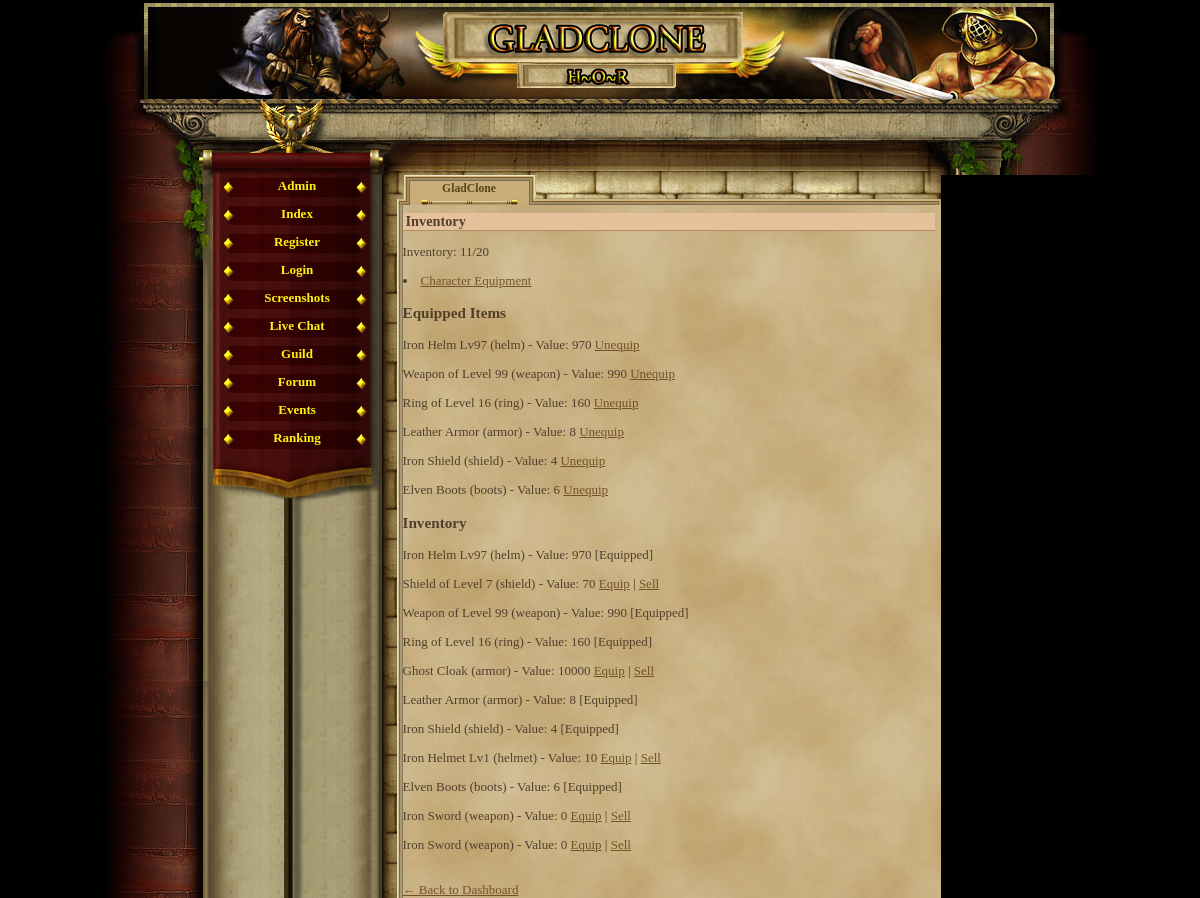
Before: /inventory.php (signed in) with the older database file.
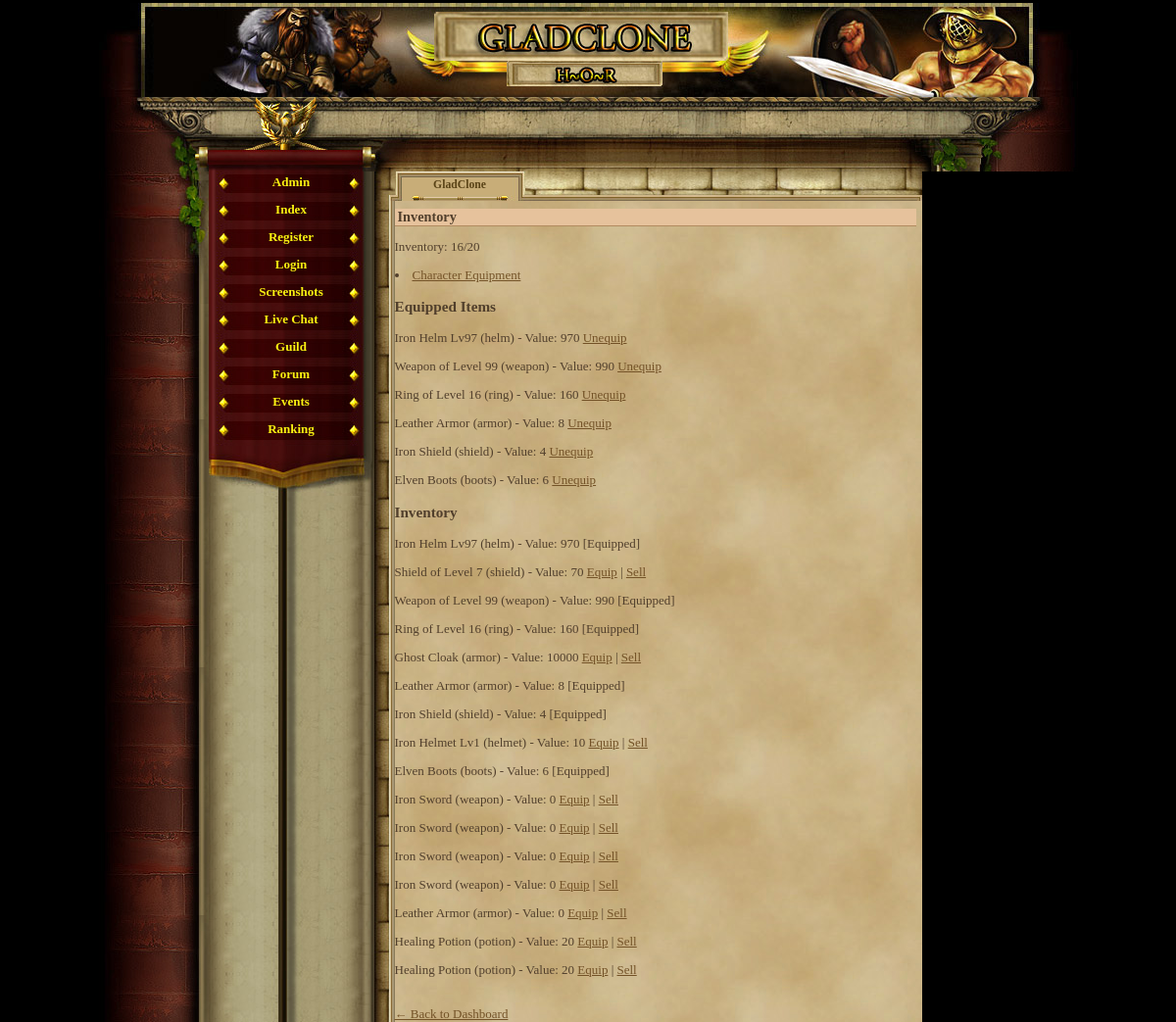
After: the same page with the newer database file.
### tables this page shows
CREATE TABLE `player_items` (
  `id` int(11) NOT NULL AUTO_INCREMENT,
  `player_id` int(11) NOT NULL,
  `item_id` int(11) NOT NULL,
  `quantity` int(11) NOT NULL DEFAULT '1',
  `equipped` tinyint(1) NOT NULL DEFAULT '0',
  `position` int(11) NOT NULL DEFAULT '0',
  PRIMARY KEY (`id`),
  KEY `player_id` (`player_id`),
  KEY `item_id` (`item_id`),
  CONSTRAINT `player_items_ibfk_1` FOREIGN KEY (`player_id`) REFERENCES `gracze` (`id`),
  CONSTRAINT `player_items_ibfk_2` FOREIGN KEY (`item_id`) REFERENCES `items` (`id`)
);

CREATE TABLE `items` (
  `id` int(11) NOT NULL AUTO_INCREMENT,
  `name` varchar(50) NOT NULL,
  `description` text,
  `type` varchar(20) NOT NULL,
  `attack_bonus` int(11) DEFAULT '0',
  `defense_bonus` int(11) DEFAULT '0',
  `sell_value` int(11) NOT NULL DEFAULT '10',
  `value` int(11) NOT NULL DEFAULT '0',
  `price` int(11) NOT NULL DEFAULT '0',
  `image` varchar(255) DEFAULT 'default.png',
  `slot` varchar(20) NOT NULL DEFAULT 'misc',
  `dex_bonus` int(11) DEFAULT '0',
  `level_required` int(11) DEFAULT '1',
  `effect_type` varchar(10) DEFAULT 'NULL',
  `target_attr` varchar(20) DEFAULT NULL,
  `effect_value` int(11) DEFAULT '0',
  `duration` int(11) DEFAULT '0',
  PRIMARY KEY (`id`)
);

### inventory.php (the view, shortened to what this page needs)
<?php
require_once('var/ustawienia.php');
require_once('gora_strony.php');
require_once('menu_l.php');
$player_id = $_SESSION['id'];
$inv_count = $conn->query("SELECT COUNT(*) AS total FROM player_items WHERE player_id = $player_id")->fetch_assoc()['total'];
?>
<h2>Inventory</h2>
<p>Inventory: <?= $inv_count ?>/20</p>
<li><a href='character_equipment.php'>Character Equipment</a></li>
<?php
echo "<h3>Equipped Items</h3>";
$equipped_query = $conn->prepare("
    SELECT pi.id as player_item_id, i.name, i.type, i.value
    FROM player_items pi
    JOIN items i ON pi.item_id = i.id
    WHERE pi.player_id = ? AND pi.equipped = 1
");
$equipped_query->bind_param("i", $player_id);
$equipped_query->execute();
$equipped_result = $equipped_query->get_result();
if ($equipped_result->num_rows > 0) {
    while ($item = $equipped_result->fetch_assoc()) {
        echo "<p>{$item['name']} ({$item['type']}) - Value: {$item['value']}
            <a href='unequip_item.php?id={$item['player_item_id']}'>Unequip</a></p>";
    }
} else {
    echo "<p>No items equipped.</p>";
}
echo "<h3>Inventory</h3>";
$inv_query = $conn->prepare("
    SELECT pi.id as player_item_id, i.name, i.type, i.value, pi.equipped
    FROM player_items pi
    JOIN items i ON pi.item_id = i.id
    WHERE pi.player_id = ?
");
$inv_query->bind_param("i", $player_id);
$inv_query->execute();
$inv_result = $inv_query->get_result();
if ($inv_result->num_rows > 0) {
    while ($item = $inv_result->fetch_assoc()) {
        echo "<p>{$item['name']} ({$item['type']}) - Value: {$item['value']} ";
        if ($item['equipped']) {
            echo "[Equipped]";
        } else {
            echo "<a href='inventory.php?equip={$item['player_item_id']}'>Equip</a> | ";
            echo "<a href='sell_item.php?id={$item['player_item_id']}' onclick=\"return confirm('Sell this item?');\">Sell</a>";
        }
        echo "</p>";
    }
} else {
    echo "<p>No items in inventory.</p>";
}
?>
<br><a href="index.php">← Back to Dashboard</a>

### gora_strony.php (shortened to what this page needs)
<html>
	<head>
				<link href="game_05.css" rel="stylesheet" type="text/css" media="screen" />				<style type=text/css></style>
	</head>
<body ><div id="container">
	<div id="header"></div>
	<div id="charvalues_leer">
		<div style="position:relative; left:380px; top:22px; width:500px; height:45px;">
			<div style="position:absolute; width:150px; height:45px; left:0px; top:0px;">
			</div>
			<div style="position:absolute; width:150px; height:45px; left:153px;">
			</div>
			<div style="position:absolute; width:150px; height:45px; left:298px;">
			</div>
		</div>
	</div>
	<div id="main">
		<table cellspacing="0" cellpadding="0" height="100%" border="0">
			<tr height="100%">
				<td height="100%" valign="top" id="leftblock_middle">
					<div id="leftblock_top"></div>
				</td>

### menu_l.php
<?php
         if(empty($_SESSION['user'])){
             echo '
              <td valign="top" id="mainmenu">
                <a class = "menuitem_aktive" href="admin_panel.php" title="Index" target="_self">Admin</a>
                 <a class = "menuitem_aktive" href="index.php" title="Index" target="_self">Index</a>
                 <a class = "menuitem_aktive" href="rejestracja.php" title="Register" target="_self">Register</a>
                 <a class = "menuitem_aktive" href="logowanie.php" title="Login" target="_self">Login</a>
                 <a class = "menuitem_aktive" href="screenshot.php" title="Screenshots" target="_self">Screenshots</a>
				 <a class = "menuitem_aktive" href="chatbox.php" title="Live Chat" target="_self">Live Chat</a>
				 <a class = "menuitem_aktive" href="guild.php" title="Guild" target="_self">Guild</a>
                 <a class = "menuitem_aktive" href="forum.php" title="Forum" target="_self">Forum</a>
                 <a class = "menuitem_aktive" href="event_portal.php" title="Events" target="_self">Events</a>
                 <a class = "menuitem_aktive" href="ranking2.php" title="Ranking" target="_self">Ranking</a>
             ';
         } else {
             echo '              <td valign="top" id="mainmenu">
                 <a class = "menuitem_aktive" href="konto.php" title="User" target="_self">User</a>
			 ';
         }
        ?>
          	<div id="menufooter"></div>
				</td>
				<td id="contentBox" valign="top">
					<table cellspacing="0" cellpadding="0" height="100%" width="100%" border="0">
						<tr style="height:30px;">
							<td id="corner1"></td>
							<td><div class="tab_aktive" ><span>GladClone</span></div>
							<div class="tab_empty" style="background-image:url(img/interface/reiter_c2.jpg);"></div>
							<div class="tab_empty" style="background-image:url(img/interface/reiter_c3.jpg);"></div>
						      <div class="tab_empty" style="background-image:url(img/interface/reiter_c4.jpg);"></div></td>
							<td id="corner2"></td>
						</tr>
						<tr style="height:100%;">
							<td class="border_left"></td>
							<td id="content">

### game_05.css (style rules this page uses)
body, html { margin: 0; padding: 0; font-family:"Palatino Linotype", "Times New Roman", Times, serif; text-align: center; color: #513F2C; background-color: #000; font-size:16px; }
table { font-size:13px; }
h2 { text-align:left; border-bottom:1px solid #b28b60; color:#513F2C; background-color:#e6c29c; margin:8px 0px 0px 0px; padding-left:3px; font-size:1.1em; }
#container { margin: auto; width: 999px; height: 100%; text-align: left; }
#header { margin-top:3px; height: 96px; background-image:url(img/interface/header.jpg); }
#charvalues_leer { height: 76px; background-image:url(img/interface/statusbalken_leer.jpg); }
#main { width: 999px; height:710px; text-align: left; }
a { -moz-user-focus: none; -moz-outline: none; outline: none; }
#leftblock_top { background-image:url(img/interface/pflanze_l.jpg); width:112px; height:135px; }
#leftblock_middle { width:112px; background-image:url(img/interface/bg_l_b.jpg); background-repeat: repeat-y; }
#mainmenu { background-image:url(img/interface/wand_bg_2.jpg); background-repeat:repeat-y; height:100%; }
.menuitem_aktive { display:block; text-align:center; background-image:url(img/interface/navi_b.jpg); width:169px; height:25px; color: #FAF311; text-decoration: none; padding-top:3px; font-weight:bold; }
#menufooter { background-image:url(img/interface/navi_abschluss.jpg); width:169px; height:51px; }
#contentBox { width:559px; height:100%; background-image:url(img/interface/papierus.jpg); background-repeat:repeat; }
#content { height:560px; vertical-align:top; }
#content a { color:#735227; }
#corner1 { background-image:url(img/interface/papier_ecke_l.jpg); width:21px; height:30px; }
#corner2 { background-image:url(img/interface/papier_ecke_r.jpg); width:6px; height:30px; }
.border_left { background-image:url(img/interface/papier_rahmen_l.jpg); background-repeat:repeat-y; }
.tab_empty { text-align:center; float:left; background-position:top left; background-repeat:no-repeat; height: 30px; width: 133px; }
.tab_aktive { text-align:center; float:left; background-image:url(img/interface/reiter_a.jpg); background-position:top left; background-repeat:no-repeat; height: 30px; width: 133px; }
.tab_aktive span { position: relative; top:7px; color: #5A4317; font-size:0.9em; text-decoration: none; font-weight:bold; }

Changed rows visible on the page:
added player_items: item.name "Iron Sword", item.type "weapon", item.value "0", shown under "Inventory"
added player_items: item.name "Iron Sword", item.type "weapon", item.value "0", shown under "Inventory"
added player_items: item.name "Leather Armor", item.type "armor", item.value "0", shown under "Inventory"
added player_items: item.name "Healing Potion", item.type "potion", item.value "20", shown under "Inventory"
added player_items: item.name "Healing Potion", item.type "potion", item.value "20", shown under "Inventory"
Other visible differences:
$inv_count: "11" → "16"
